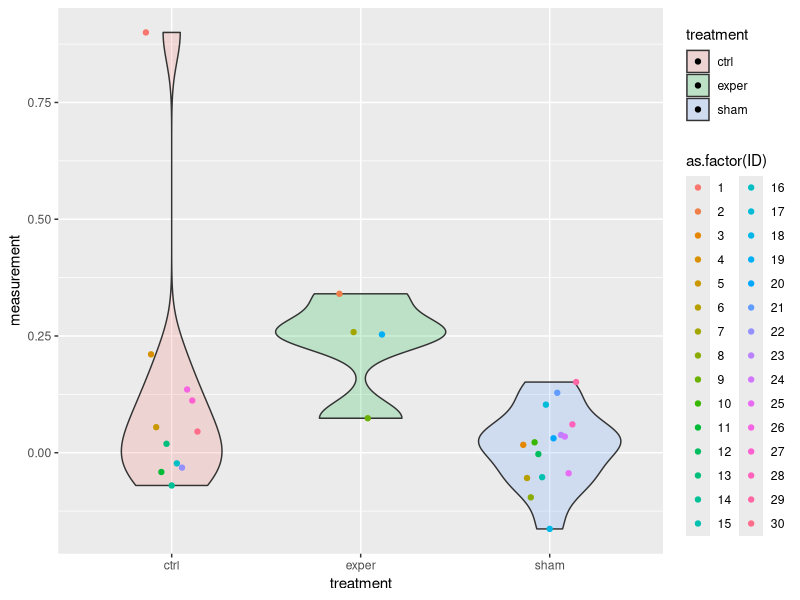
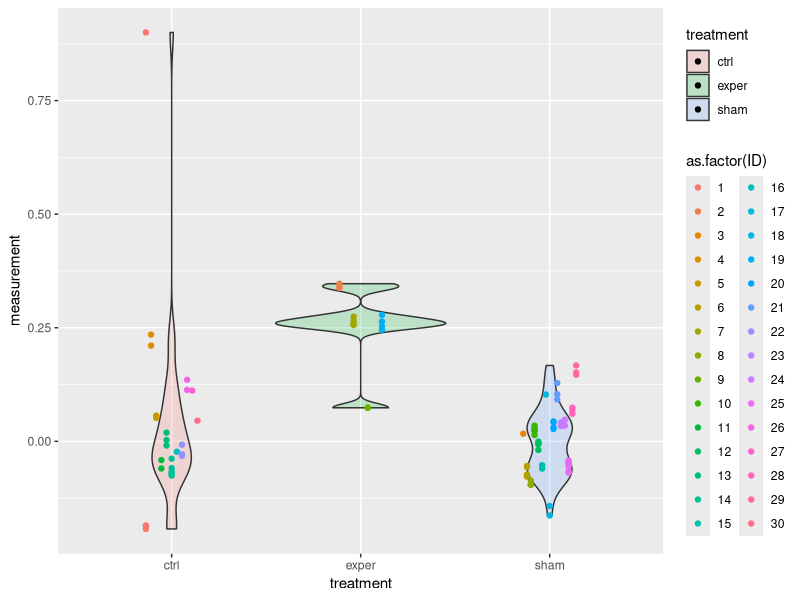
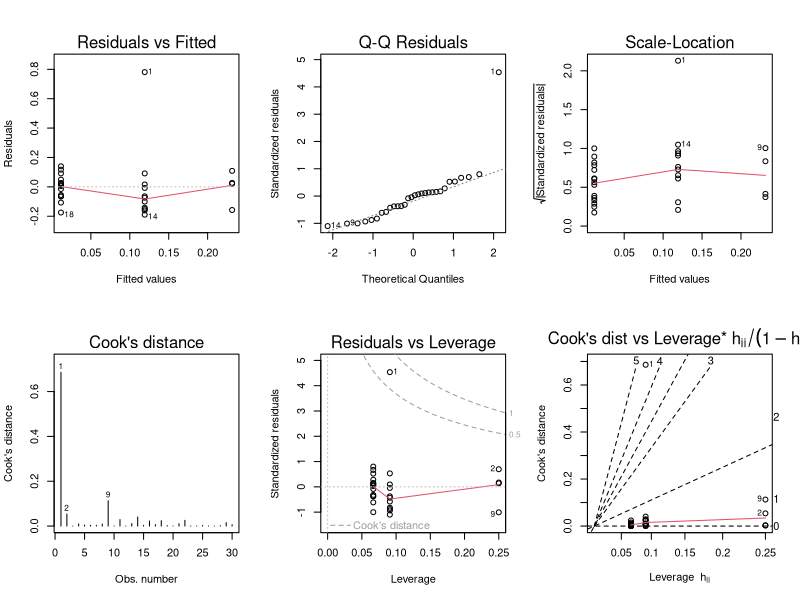
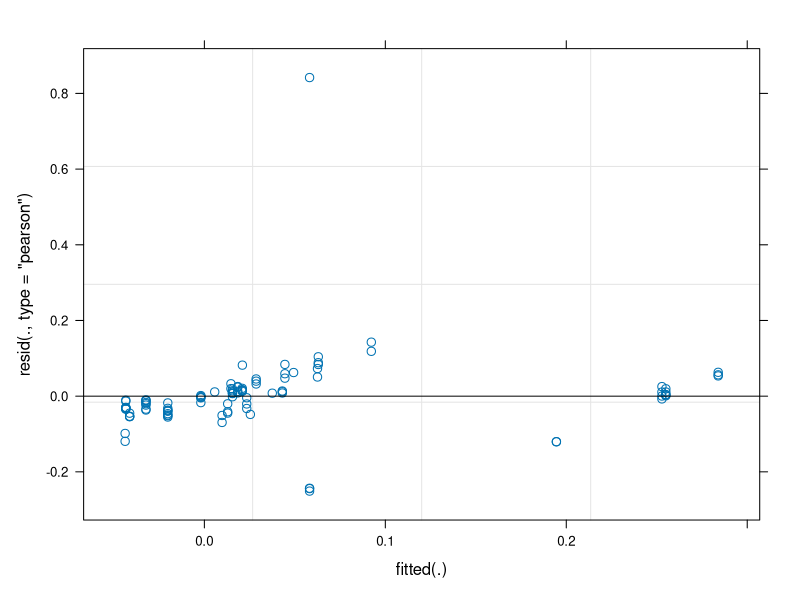
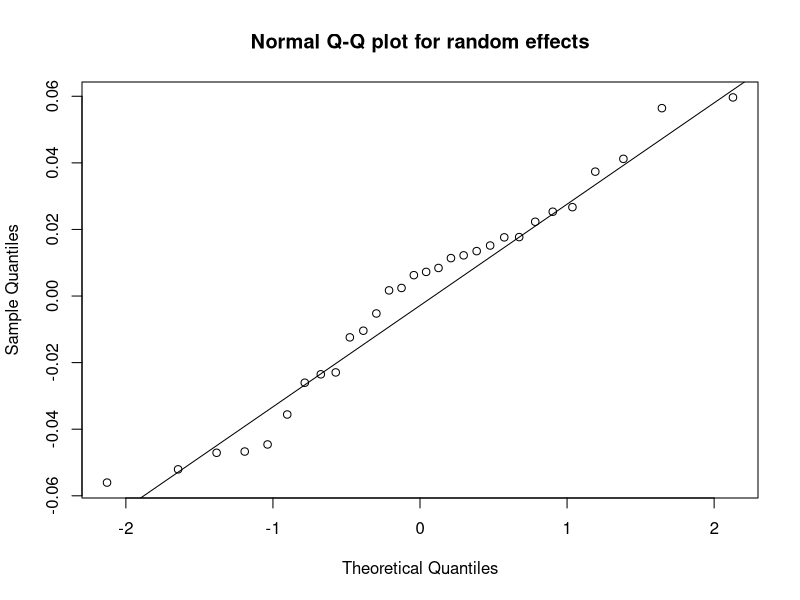

Write R code to recreate these figures, in order.
## ---- chunk 1

library("tidyverse")
library("lme4")
library("lmerTest")
## ---- chunk 2
set.seed(1)
df = data.frame("ID" = sample(1:30, size = 100, replace = TRUE))
df2 <- df %>%
  group_by(ID) %>%
  count()
df2$treatment = sample(c("exper", "ctrl", "sham"), size = nrow(df2), 
                      prob = c(0.2, 0.4, 0.4), replace = TRUE)
df2$meanEffect = dplyr::recode(df2$treatment, sham = 0, ctrl = 0, exper = 0.2)
df2$ID_effect = rnorm(nrow(df2))*0.1
df3 = df2[rep(seq_len(nrow(df2)), df2$n), ]
df3$measurement = df3$meanEffect + rnorm(nrow(df3))*0.01 + df3$ID_effect
df3$meanEffect = NULL
df3$ID_effect = NULL
df3$n= NULL
df3 <- df3 %>%
  group_by(ID) %>%
  mutate(trial_number = row_number()) %>%
  ungroup()

# add an outlier
df3[1, "measurement"] = 0.9

df3


## ---- chunk 3
# plot first trial
ggplot(df3[df3$trial_number == 1, ], 
       aes(x = treatment, y = measurement, fill = treatment)) + 
  geom_violin(alpha = 0.2) + 
  geom_point(aes(color = as.factor(ID)), 
             position = position_dodge(width = 0.3))


# plot all trials
ggplot(df3, aes(x = treatment, y = measurement, fill = treatment)) + 
  geom_violin(alpha = 0.2) + 
  geom_point(aes(color = as.factor(ID)), 
             position = position_dodge(width = 0.3))

## ---- chunk 4

# model with 1st trial only
m1  = lm(measurement ~ treatment, 
         data = df3[df3$trial_number == 1, ])
summary(m1) # summarize model

# diagnostics for linear model
par(mfrow = c(2,3))
plot(m1, which = 1:6)
par(mfrow = c(1,1))
## you can identify the outlier in the normal Q-Q plot



## Side note -- here's how you fit ANOVA
## it's the same p-value as the linear model above
anova_model = aov(measurement ~ treatment, df3[df3$trial_number == 1, ])
summary(anova_model)


## ---- chunk 5
# model with all trials -- this is a Linear Mixed Effects Model
# ID is entered as a random effect
m2 <- lmer(measurement ~ treatment + (1|ID), data = df3)             
summary(m2)

# Test for overall significance of treatment
# this is called a likelihood ratio test.
anova(m2, update(m2, .~. - treatment))



## Diagnostics
plot(m2) # residual plot for all residuals

## qqplot for random effects
qqnorm(ranef(m2)$ID[[1]], main="Normal Q-Q plot for random effects")
qqline(ranef(m2)$ID[[1]])
